Frame 1 (no input): blank canvas, image omitted
Frame 60 (no input): blank canvas, image omitted
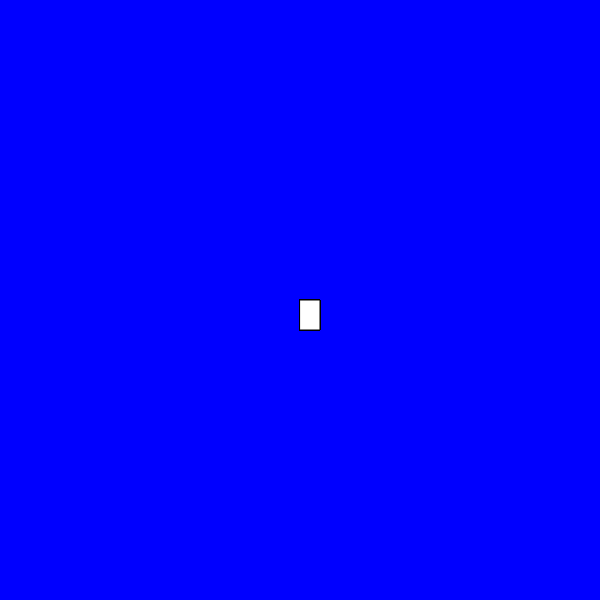
Frame 120 (the mouse pressed at the canvas centre since frame 60)

The p5.js sketch whose frames 1 and 60 were blank and that drew this single picture after the mouse press (run headless with seeded random() and noise() and a simulated clock; from frame 60 on, the mouse is pressed at the canvas centre):

// p5.js sketch
// ── sketch.js
function setup() {
  createCanvas(600,600);
   background("blue");
}


function draw() {
  fill("white")
  stroke("black")
  strokeWeight(1)
  if(mouseIsPressed){
  rect(mouseX, mouseY, 20, 30);  
  }
}
